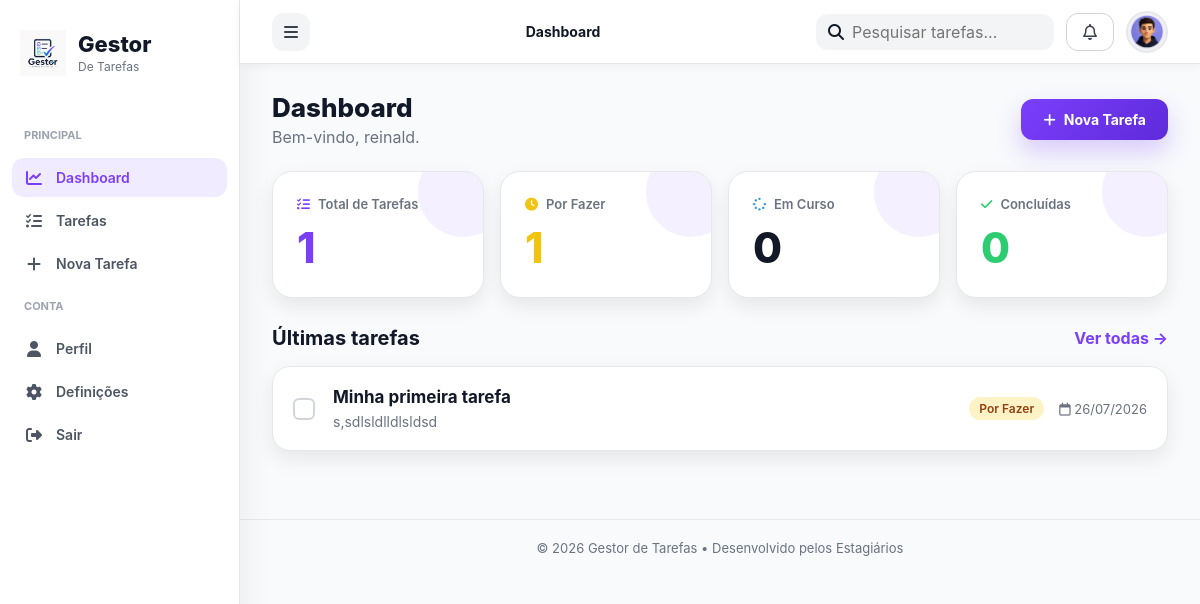
Page /dashboard.php (signed in) on the committed database.
### tables this page shows
CREATE TABLE `tasks` (
  `id` int(11) NOT NULL,
  `user_id` int(11) NOT NULL,
  `titulo` varchar(200) NOT NULL,
  `descricao` text DEFAULT NULL,
  `status` enum('pendente','em_andamento','concluida') DEFAULT 'pendente',
  `data_limite` date DEFAULT NULL,
  `criado_em` timestamp NOT NULL DEFAULT current_timestamp()
);

### dashboard.php (the view, shortened to what this page needs)
<?php
require_once "config/database.php";
$tituloPagina = "Dashboard";
$user_id = $_SESSION["user_id"];
$nome = $_SESSION["nome"] ?? "Utilizador";
$stats = [
    "total" => 0,
    "pendente" => 0,
    "em_andamento" => 0,
    "concluida" => 0
];
$sql = "SELECT status, COUNT(*) AS count FROM tasks WHERE user_id = ? GROUP BY status";
$stmt = $conn->prepare($sql);
$stmt->bind_param("i", $user_id);
$stmt->execute();
$result = $stmt->get_result();
while ($row = $result->fetch_assoc()) {
    $stats[$row["status"]] = $row["count"];
    $stats["total"] += $row["count"];
}
$sql = "SELECT * FROM tasks WHERE user_id = ? ORDER BY criado_em DESC LIMIT 3";
$stmt = $conn->prepare($sql);
$stmt->bind_param("i", $user_id);
$stmt->execute();
$ultimas_tarefas = $stmt->get_result();
?>
<!DOCTYPE html>
<html lang="pt">
<head>
    <link rel="stylesheet" href="https://cdnjs.cloudflare.com/ajax/libs/font-awesome/6.7.2/css/all.min.css">
    <link rel="stylesheet" href="css/style.css">
    <link rel="stylesheet" href="css/components.css">
    <link rel="stylesheet" href="css/layout.css">
    <link rel="stylesheet" href="css/dashboard.css">
    <link rel="stylesheet" href="css/tarefas.css">
    <link rel="stylesheet" href="css/responsive.css">
</head>
<body>
<div class="app">
    <?php include "includes/sidebar.php"; ?>
    <main class="main page">
        <?php include "includes/header.php"; ?>
        <section class="dashboard">
            <div class="page-header">
                <div>
                    <h1>Dashboard</h1>
                    <p>Bem-vindo, <?php echo htmlspecialchars($nome); ?>.</p>
                </div>
                <a href="nova_tarefa.php" class="btn btn-primary">
                    <i class="fa-solid fa-plus"></i>
                    Nova Tarefa
                </a>
            </div>
            <div class="stats-grid">
                <div class="card stat-card">
                    <div class="stat-label">Total de Tarefas</div>
                    <div class="stat-value purple">
                        <?php echo $stats["total"]; ?>
                    </div>
                </div>
                <div class="card stat-card">
                    <div class="stat-label">Por Fazer</div>
                    <div class="stat-value yellow">
                        <?php echo $stats["pendente"]; ?>
                    </div>
                </div>
                <div class="card stat-card">
                    <div class="stat-label">Em Curso</div>
                    <div class="stat-value">
                        <?php echo $stats["em_andamento"]; ?>
                    </div>
                </div>
                <div class="card stat-card">
                    <div class="stat-label">Concluídas</div>
                    <div class="stat-value green">
                        <?php echo $stats["concluida"]; ?>
                    </div>
                </div>
            </div>
            <section class="tasks-section">
                <div class="section-top">
                    <h2>Últimas tarefas</h2>
                    <a href="tarefas.php">Ver todas →</a>
                </div>
                <?php if ($ultimas_tarefas->num_rows > 0): ?>
                    <?php while ($task = $ultimas_tarefas->fetch_assoc()): ?>
                        <?php
                        $hoje = date("Y-m-d");
                        $atrasada = (
                            !empty($task["data_limite"]) &&
                            $task["data_limite"] < $hoje &&
                            $task["status"] !== "concluida"
                        );
                        $badgeClasse = "todo";
                        $badgeTexto = "Por Fazer";
                        ?>
                        <div class="card task-item">
                            <div class="task-left">
                                <div class="task-check <?php echo $task["status"] === "concluida" ? "checked" : ""; ?>"></div>
                                <div class="task-info">
                                    <h3><?php echo htmlspecialchars($task["titulo"]); ?></h3>
                                    <?php if (!empty($task["descricao"])): ?>
                                        <p><?php echo htmlspecialchars($task["descricao"]); ?></p>
                                    <?php endif; ?>
                                </div>
                            </div>
                            <div class="task-right">
                                <span class="badge <?php echo $badgeClasse; ?>">
                                    <?php echo $badgeTexto; ?>
                                </span>
                                <?php if (!empty($task["data_limite"])): ?>
                                    <span class="task-date <?php echo $atrasada ? "overdue" : ""; ?>">
                                        <i class="fa-regular fa-calendar"></i>
                                        <?php echo date("d/m/Y", strtotime($task["data_limite"])); ?>
                                    </span>
                                <?php endif; ?>
                            </div>
                        </div>
                    <?php endwhile; ?>
                <?php endif; ?>
            </section>
        </section>
        <?php include "includes/footer.php"; ?>
    </main>
</div>
</body>
</html>

### includes/sidebar.php
<aside class="sidebar">
    <div class="logo">
        <img src="imagens/icons/logo.png" alt="Logo">
        <div class="logo-text">
            <h2>Gestor</h2>
            <small>De Tarefas</small>
        </div>
    </div>
    <nav class="menu">
        <div class="menu-title">Principal</div>
        <a href="dashboard.php" class="<?php echo (($tituloPagina ?? '') == 'Dashboard') ? 'active' : ''; ?>">
            <i class="fa-solid fa-chart-line"></i>
            <span>Dashboard</span>
        </a>
        <a href="tarefas.php" class="<?php echo (($tituloPagina ?? '') == 'Tarefas') ? 'active' : ''; ?>">
            <i class="fa-solid fa-list-check"></i>
            <span>Tarefas</span>
        </a>
        <a href="nova_tarefa.php" class="<?php echo (($tituloPagina ?? '') == 'Nova Tarefa') ? 'active' : ''; ?>">
            <i class="fa-solid fa-plus"></i>
            <span>Nova Tarefa</span>
        </a>
        <div class="menu-title">Conta</div>
        <a href="perfil.php" class="<?php echo (($tituloPagina ?? '') == 'Perfil') ? 'active' : ''; ?>">
            <i class="fa-solid fa-user"></i>
            <span>Perfil</span>
        </a>
        <a href="#">
            <i class="fa-solid fa-gear"></i>
            <span>Definições</span>
        </a>
        <a href="logout.php">
            <i class="fa-solid fa-right-from-bracket"></i>
            <span>Sair</span>
        </a>
    </nav>
</aside>

### includes/header.php
<header class="header">
    <button class="menu-toggle" id="menuToggle">
        <i class="fa-solid fa-bars"></i>
    </button>
    <div class="breadcrumb">
        <strong><?php echo $tituloPagina ?? "Dashboard"; ?></strong>
    </div>
    <div class="header-right">
        <div class="search-box">
            <i class="fa-solid fa-magnifying-glass"></i>
            <input type="text" placeholder="Pesquisar tarefas...">
        </div>
        <button class="btn btn-secondary">
            <i class="fa-regular fa-bell"></i>
        </button>
        <div class="avatar">
            <img src="imagens/icons/avatar.png" alt="Avatar">
        </div>
    </div>
</header>

### includes/footer.php
<footer class="footer">
    <p>
        © <?php echo date("Y"); ?> Gestor de Tarefas
        • Desenvolvido pelos Estagiários
    </p>
</footer>

### css/style.css (style rules this page uses)
:root { --primary:#7B3FFC; --primary-dark:#5E2AD9; --primary-light:#F0EBFF; --success:#2ECC71; --warning:#F1C40F; --orange:#E67E22; --danger:#E74C3C; --info:#3498DB; --white:#FFFFFF; --gray-50:#F9FAFB; --gray-100:#F3F4F6; --gray-200:#E5E7EB; --gray-300:#D1D5DB; --gray-400:#9CA3AF; --gray-500:#6B7280; --gray-600:#4B5563; --gray-700:#374151; --gray-800:#1F2937; --gray-900:#111827; --background:#F8FAFC; --border:#E5E7EB; --shadow-sm:0 2px 6px rgba(0,0,0,.05); --shadow:0 8px 20px rgba(0,0,0,.08); --shadow-lg:0 20px 45px rgba(0,0,0,.12); --radius-sm:8px; --radius:12px; --radius-lg:18px; --radius-xl:24px; --transition:.25s ease; }
* { margin:0; padding:0; box-sizing:border-box; }
html { scroll-behavior:smooth; }
body { font-family: "Inter", "Segoe UI", Arial, sans-serif; background:var(--background); color:var(--gray-900); min-height:100vh; }
img { max-width:100%; display:block; }
a { color:inherit; text-decoration:none; }
button { border:none; background:none; cursor:pointer; font:inherit; }
input, textarea, select { font:inherit; }
.page { animation:fade .35s; }

### css/components.css (style rules this page uses)
.btn { display:inline-flex; align-items:center; justify-content:center; gap:8px; padding:10px 16px; border-radius:var(--radius); font-weight:600; font-size:14px; transition:var(--transition); white-space:nowrap; }
.btn-primary { background:linear-gradient( 135deg, var(--primary), var(--primary-dark)); color:white; border-radius:12px; padding:12px 22px; font-weight:700; transition:var(--transition); box-shadow: 0 12px 25px rgba(123,63,252,.25); }
.btn-secondary { background:var(--white); color:var(--gray-700); border:1px solid var(--gray-300); }
.card { background:var(--white); border:1px solid var(--gray-200); border-radius:var(--radius-lg); box-shadow:var(--shadow); transition:var(--transition); }
.badge { display:inline-flex; align-items:center; gap:5px; padding:4px 10px; border-radius:999px; font-size:12px; font-weight:600; }
.badge.todo { background:#FEF3C7; color:#92400E; }

### css/layout.css (style rules this page uses)
.app { display:flex; min-height:100vh; }
.sidebar { width:240px; height:100vh; position:fixed; left:0; top:0; background:#ffffff; border-right:1px solid var(--gray-200); padding:18px 12px; box-shadow:6px 0 30px rgba(0,0,0,.05); }
.logo { display:flex; align-items:center; gap:12px; padding:12px 8px; margin-bottom:28px; }
.logo img { width:46px; height:46px; object-fit:contain; flex-shrink:0; }
.logo-text { display:flex; flex-direction:column; }
.logo-text h2 { margin:0; font-size:22px; font-weight:800; line-height:1; }
.logo-text small { margin-top:4px; font-size:12px; color:var(--gray-500); }
.menu { display:flex; flex-direction:column; gap:4px; }
.menu-title { font-size:11px; font-weight:700; color:var(--gray-400); text-transform:uppercase; padding:12px; }
.menu a { display:flex; align-items:center; gap:12px; padding:11px 12px; border-radius:var(--radius); color:var(--gray-600); font-size:14px; font-weight:600; transition:var(--transition); }
.menu a.active { background:var(--primary-light); color:var(--primary); }
.menu i { width:20px; text-align:center; font-size:16px; }
.main { margin-left:240px; width:calc(100% - 240px); min-height:100vh; }
.header { height:64px; background:#ffffff; border-bottom:1px solid var(--gray-200); display:flex; justify-content:space-between; align-items:center; padding:0 32px; position:sticky; top:0; z-index:10; box-shadow:0 2px 10px rgba(0,0,0,.05); }
.breadcrumb { color:var(--gray-500); font-size:14px; }
.breadcrumb strong { color:var(--gray-900); }
.header-right { display:flex; align-items:center; gap:12px; }
.search-box { background:var(--gray-100); border-radius:var(--radius); padding:8px 12px; display:flex; align-items:center; gap:8px; }
.search-box input { border:none; background:transparent; outline:none; width:190px; }
.header-right i { font-size:16px; }
.avatar { width:42px; height:42px; border-radius:50%; overflow:hidden; border:2px solid var(--gray-200); background:var(--gray-100); }
.avatar img { width:100%; height:100%; object-fit:cover; }
.footer { margin-top:40px; padding:20px; text-align:center; color:var(--gray-500); font-size:13px; border-top:1px solid var(--gray-200); }
.menu-toggle { width:38px; height:38px; border-radius:var(--radius); background:var(--gray-100); color:var(--gray-700); display:flex; align-items:center; justify-content:center; transition:var(--transition); }

### rows in the picture
tasks: titulo "Minha primeira tarefa", descricao "s,sdlsldlldlsldsd", badgeTexto "Por Fazer", data_limite "26/07/2026"

### other values in the picture
$tituloPagina "Dashboard"
$nome "reinald"
$stats["total"] "1"
$stats["pendente"] "1"
$stats["em_andamento"] "0"
$stats["concluida"] "0"
